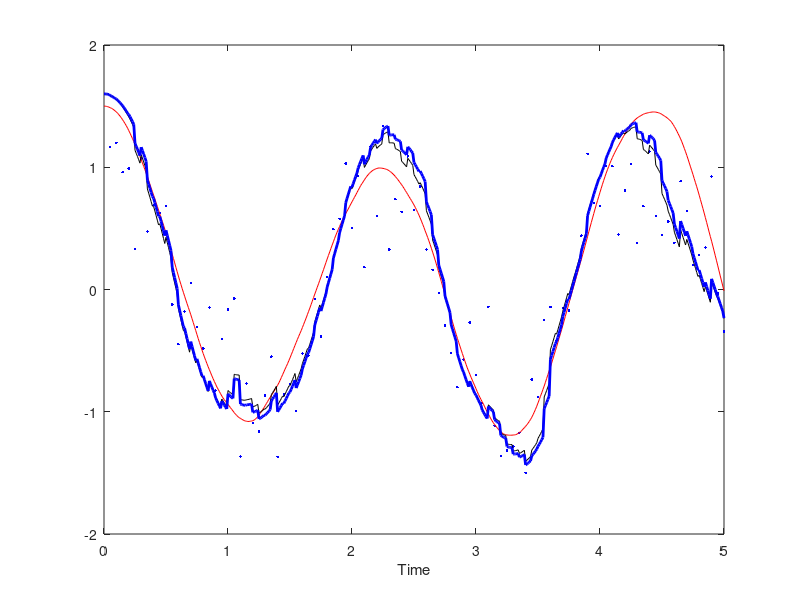

Recreate this plot in MATLAB. (Note: this script raises an error after producing the figure.)
function pendulum_demo
% Simulation and estimation of nonlinear pendulum model
% There are some differences from the textbook model (Examples 3.7, 5.1):
%   1. The process noise covariance is [0,0;0,qc*Dt],
%      because I discretise the SDE using the Euler-Maruyama method.
%   2. Measurements are made at every 5th time step.

%% Define simulation parameters
rng('default'); rng(0) % set the random number generator's starting value
g=9.81;        % gravity acceleration constant
qc=1;          % power spectral density of white noise excitation
r=0.1;         % measurement noise variance
x0=[1.5;0];    % initial state (radian angle and angular velocity)
DT=0.01;       % time step size
nk=500;        % number of steps

%% Generate the track and the measurements
T=(1:nk)*DT;   % timestamps
X=zeros(1,nk); % preallocate
Y=NaN(1,nk);   % preallocate using not-a-number
x=x0;
m=5;           % number of time steps per measurement
for k=1:nk
    x=x+DT*[x(2);-g*sin(x(1))]+[0;sqrt(qc*DT)*randn];
    if ~rem(k,m)
        Y(k)=sin(x(1))+sqrt(r)*randn;
    end
    X(k)=x(1);
end

%% Define some common filter parameters
m0 = [1.6;0];       % slightly off from x0
P0 = 0.1*eye(2);
Q=[0 0;0 qc*DT];
R=r;

%% Run the filters and smoothers
filtername={'EKF','EKF2'};
GA={@GaussApproxEKF,@GaussApproxEKF2};
nf=length(filtername);
M1f=zeros(nf,nk);     M1s = zeros(nf,nk);
Mf=zeros(2,nk); Pf=zeros(2,2,nk);   % save for the smoother
for jf=1:nf
    m=m0; P=P0;
    for k=1:nk   % forward sweep (filter)
        [m,P]=gf_predict(m,P,@pendulum_f,Q,GA{jf});
        [m,P]=gf_update(m,P,Y(k),@pendulum_h,R,GA{jf});
        M1f(jf,k)=m(1);
        Mf(:,k)=m; Pf(:,:,k)=P;
    end
    rmse=sqrt(mean((X(1,:)-M1f(jf,:)).^2));
    disp(['RMS error for filter ' num2str(jf) ' is ' num2str(rmse)])
    
    M1s(jf,end)=m(1);
    for k=nk-1:-1:1  % backward sweep (smoother)
        [mp,Pp,Dk]=GA{jf}(Mf(:,k),Pf(:,:,k),@pendulum_f,Q);
        Gk=Dk/Pp;
        m=Mf(:,k)+Gk*(m-mp);
        P=Pf(:,:,k)+Gk*(P-Pp)*Gk';
        M1s(jf,k)=m(1);
    end
    % one more backward step to estimate initial state
    [mp,Pp,D0]=GA{jf}(m0,P0,@pendulum_f,Q); G0=D0/Pp;
    m=m0+G0*(m-mp); M1s0(jf)=m(1);
    rmse=sqrt(mean((X(1,:)-M1s(jf,:)).^2));
    disp(['RMS error for smoother ' num2str(jf) ' is ' num2str(rmse)])
end

%% Plot the results
figure(1)
plot(T,Y,'b.', ...
    [0,T],[x0(1),X(1,:)],'r-',...
    [0,T],[m0(1),M1f(1,:)],'k-',...
    [0,T],[m0(1),M1f(2,:)],'b-','linewidth',2,'markersize',20);
xlabel('Time')
ylabel({'angle';'(rad)'},'rot',0)
legend('data','true',filtername{1},filtername{2},'location','SW')

figure(2)
plot(T,Y,'b.', ...
    [0,T],[x0(1),X(1,:)],'r-',...
    [0,T],[m0(1),M1f(1,:)],'k-',...
    [0,T],[M1s0(1),M1s(1,:)],'b-','linewidth',2,'markersize',20);
xlabel('Time')
ylabel({'angle';'(rad)'},'rot',0)
legend('data','true','EKF','ERTSS','location','SW')

figure(3)
plot(T,Y,'b.', ...
    [0,T],[x0(1),X(1,:)],'r-',...
    [0,T],[m0(1),M1f(2,:)],'k-',...
    [0,T],[M1s0(1),M1s(2,:)],'b-','linewidth',2,'markersize',20);
xlabel('Time')
ylabel({'angle';'(rad)'},'rot',0)
legend('data','true','EKF2','ERTSS2','location','SW')


end

%%%%%%%%%%%%%%%%%%%%%%%%%%%%%%%%%%%%%%%%%%%%%%%%%%%%%%%%%%%%%%%%%%%%%%%

function [mu,S,C]=GaussApproxEKF(m,P,g,E)
[mu,Gx]=g(m);
C=P*Gx';
S=Gx*C+E;
end

function [mu,S,C]=GaussApproxEKF2(m,P,g,E)
[mu,Gx,Gxx]=g(m);
C=P*Gx';
S=Gx*C+E;
n=size(E,1);
for i=1:n
    % GXX is a 3-dimensional array in the lecture; here it's a cell array
    mu(i)=mu(i)+0.5*trace(Gxx{i}*P);  
    for j=1:n
        S(i,j)=S(i,j)+0.5*trace(Gxx{i}*P*Gxx{j}*P);
    end
end
end

function [m,P]=gf_update(m,P,y,h,R,GaussApprox)
if ~isnan(y)
    [mu,S,C]=GaussApprox(m,P,h,R);
    K=C/S;
    P=P-K*S*K';
    m=m+K*(y-mu);
end
end

function [m,P]=gf_predict(m,P,f,Q,GaussApprox)
[m,P]=GaussApprox(m,P,f,Q);
end

function [f,Fx,Fxx]=pendulum_f(x)
DT=0.01; g=9.81;
f=x+DT*[ x(2)
    -g*sin(x(1))];
Fx=[1                DT
    -g*DT*cos(x(1))  1 ];
Fxx{1}=zeros(2,2);
Fxx{2}=[g*DT*sin(x(1)) 0
        0              0 ];
end

function [h,Hx,Hxx]=pendulum_h(x)
h=sin(x(1));
Hx=[cos(x(1)) 0];
Hxx{1}=[-sin(x(1))   0
          0          0];
end